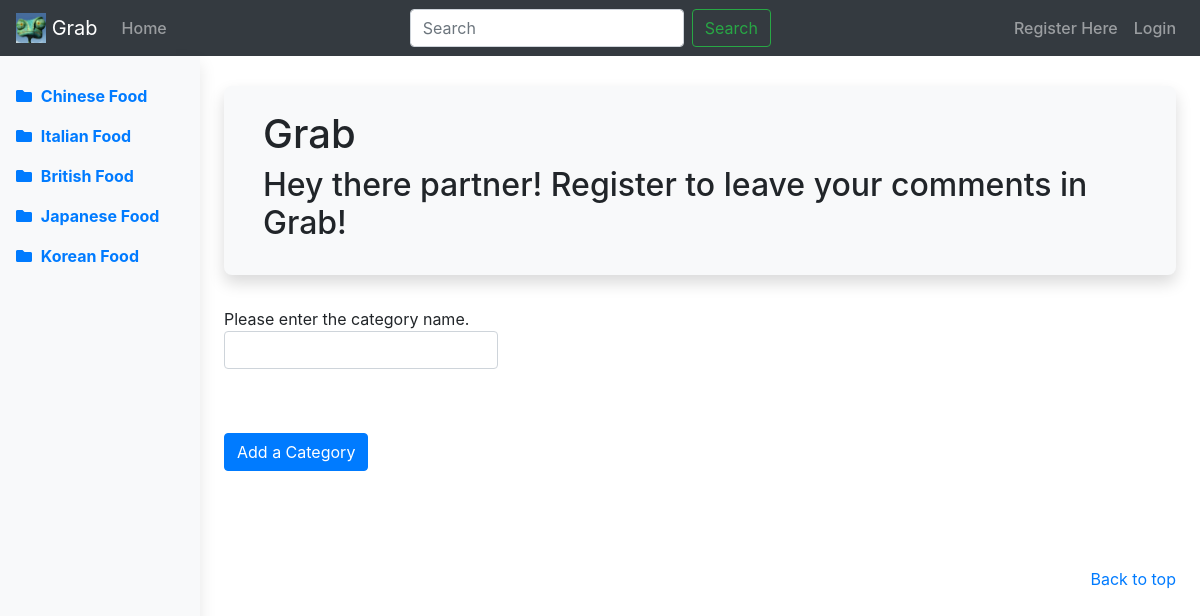
Screenshot of /rango/add_category/ with the database file from the repository.
### rango/models.py (models this page shows, shortened)
class Category(models.Model):
    Name_Max_Length = 128
    name = models.CharField(max_length=Name_Max_Length, unique=True)
    views = models.IntegerField(default=0)
    likes = models.IntegerField(default=0)
    slug = models.SlugField(unique = True)
    class Meta:
        verbose_name_plural = 'Categories'

### rango/views.py (the view, shortened to what this page needs)
# urls.py: path('add_category/', views.add_category, name='add_category'),
def add_category(request):
    form = CategoryForm()
    return render(request,'rango/add_category.html',{'form':form})

### rango/forms.py
class CategoryForm(forms.ModelForm):
    name = forms.CharField(max_length=Category.Name_Max_Length,
                            help_text = 'Please enter the category name.')
    views = forms.IntegerField(widget=forms.HiddenInput(), initial = 0)
    likes = forms.IntegerField(widget=forms.HiddenInput(), initial = 0)
    slug = forms.SlugField(widget = forms.HiddenInput(), required=False)
    class Meta:
        model = Category
        fields = ('name',)
    def __init__(self, *args, **kwargs):
        super().__init__(*args, **kwargs)
        for field_name, field in self.fields.items():
            field.widget.attrs['class'] = 'form-control'

### rango/context_processors.py (called while the page is built)
def categories(request):
    return {
        'categories': Category.objects.all()  # 获取所有分类
    }

### templates/rango/add_category.html (shortened to what this page needs)
{% extends 'rango/base.html' %}
{% load static %}
{% block body_block %}
<div class="jumbotron p-4">
	<div class="container">
		<h1 class="jumbotron-heading">Grab</h1>
	<div>
			<h2 class="h2">
			{% if user.is_authenticated %}
				Hi {{ user.username }}, Add a new restaurant category here!
			{% else %}
				Hey there partner! Register to leave your comments in Grab!
			{% endif %}
			</h2>
		</div>
	</div>
</div>
	<div class="container">
	<div class="row">
	<form role="form" id="category_form" method="post"
		action="{% url 'rango:add_category' %}">
	{% for field in form.visible_fields %}
		{{ field.help_text }}<br />
		{{ field }}<br />
		<div class="p-2"></div>
	{% endfor %}
	<br />
	<button class="btn btn-primary" type="submit" name="submit">
		Add a Category
	</button>
	<div class="p-5"></div>
	</form>
	</div>
</div>
{% endblock %}

### templates/rango/base.html (shortened to what this page needs)
<!DOCTYPE html>
{% load static %}
{% load rango_template_tags %}
<html lang="en">
<head>
    <link href="{% static 'css/all.min.css' %}" rel="stylesheet">
    <link href="{% static 'css/bootstrap.min.css' %}" rel="stylesheet">
    <link href="{% static 'css/custom.css' %}" rel="stylesheet">
</head>
<body>
<nav class="navbar navbar-expand-md navbar-dark bg-dark">
    <a class="navbar-brand" href="{% url 'rango:index' %}">
        <img src="{% static 'images/favicon.ico' %}" alt="Logo" height="30" class="d-inline-block align-top">
        Grab
    </a>
    <div class="collapse navbar-collapse" id="navbarCollapse">
        <ul class="navbar-nav mr-auto">
            <li class="nav-item {% if request.resolver_match.url_name == 'index' %}active{% endif %}">
                <a class="nav-link" href="{% url 'rango:index' %}">Home <span class="sr-only">(current)</span></a>
            </li>
        </ul>
     <form class="form-inline my-2 my-lg-0" action="{% url 'rango:index' %}" method="get">
            <input class="form-control mr-sm-2" type="search" placeholder="Search" aria-label="Search" name="query">
            <button class="btn btn-outline-success my-2 my-sm-0" type="submit">Search</button>
        </form>
        <ul class="navbar-nav ml-auto">
            {% if user.is_authenticated %}
                <li class="nav-item {% if request.resolver_match.url_name == 'logout' %}active{% endif %}">
                    <a class="nav-link" href="{% url 'rango:logout' %}">Logout</a>
                </li>
                <li class="nav-item {% if request.resolver_match.url_name == 'change_password' %}active{% endif %}">
                    <a class="nav-link" href="{% url 'rango:change_password' %}">Change Password</a>
                </li>
                  <li class="nav-item {% if request.resolver_match.url_name == 'edit_profile' %}active{% endif %}">
                    <a class="nav-link" href="{% url 'rango:edit_profile' %}">Edit profile</a>
                </li>
            {% else %}
                <li class="nav-item">
                    <a class="nav-link" href="{% url 'rango:register' %}">Register Here</a>
                </li>
                <li class="nav-item {% if request.resolver_match.url_name == 'login' %}active{% endif %}">
                    <a class="nav-link" href="{% url 'rango:login' %}">Login</a>
                </li>
            {% endif %}
        </ul>
    </div>
</nav>
<div class="container-fluid">
    <div class="row">
        <nav class="col-md-2 d-none d-md-block bg-light sidebar">
            <div class="sidebar-sticky">
                <ul class="nav flex-column">
                    {% block sidebar_block %}
                        {% for category in categories %}
                            <li class="nav-item">
                                <a class="nav-link" href="{% url 'rango:show_category' category.slug %}">
                                    <i class="fas fa-folder"></i> {{ category.name }}
                                </a>
                            </li>
                        {% endfor %}
                    {% endblock %}
                </ul>
            </div>
        </nav>
        <main role="main" class="col-md-9 ml-sm-auto col-lg-10 px-4" style="padding: 30px">
            {% block body_block %}{% endblock %}
            <footer>
                <p class="float-right"><a href="#">Back to top</a></p>
            </footer>
        </main>
    </div>
</div>
</body>
</html>

### static/css/custom.css (style rules this page uses)
.sidebar { padding: 20px; background-color: #f8f9fa; }
.sidebar .nav-link { color: #007bff; font-weight: bold; }
.jumbotron { background-color: #f8f9fa; border-radius: 0.5rem; box-shadow: 0 0.5rem 1rem rgba(0, 0, 0, 0.15); }
.sidebar { padding: 20px 0; box-shadow: 0 0.5rem 1rem rgba(0, 0, 0, 0.1); }
.sidebar-sticky { height: calc(100vh - 48px); overflow-x: hidden; overflow-y: auto; }
.nav-link { color: #495057; font-weight: 500; text-decoration: none; }
.nav-link i { margin-right: 5px; }

### rows the page displays
Category: name "Chinese Food"
Category: name "Italian Food"
Category: name "British Food"
Category: name "Japanese Food"
Category: name "Korean Food"

### other values shown
{{ field.help_text }} "Please enter the category name."
